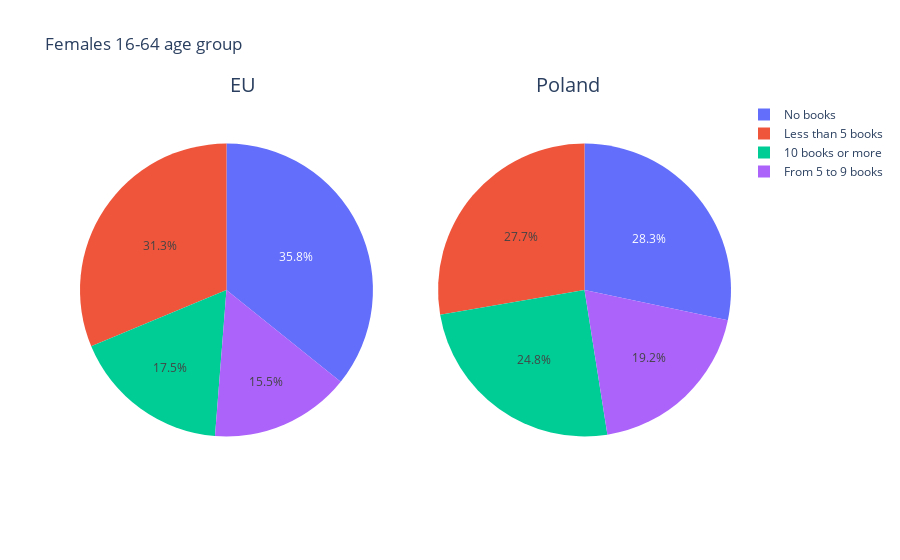

This figure's notebook cell:
### Code cell
# Create subplots: use 'domain' type for pie charts
fig_female = make_subplots(rows=1, cols=2, specs=[[{'type': 'domain'}, {'type': 'domain'}]],
                    subplot_titles=['European Union', 'Poland'])

# Add the European Union donut chart
fig_female.add_trace(go.Pie(labels=eu_combined.columns, values=eu_combined.values[1], name='EU'),
              row=1, col=1)


# Add the Poland donut chart
fig_female.add_trace(go.Pie(labels=pl_combined.columns, values=pl_combined.values[1], name='Poland'),
              row=1, col=2)


# Update layout for the figure
fig_female.update_layout(
    title_text='Females 16-64 age group',
    annotations=[dict(text='EU', x=0.25, y=1, font_size=20, showarrow=False),
                 dict(text='Poland', x=0.75, y=1, font_size=20, showarrow=False)]
)

# Show the figure
fig_female.show()

### Figure 1 — Plotly figure (JSON) as saved in the notebook; plotly's stock layout.template omitted (floating-point values rounded to 4 significant figures)
{"data": [{"domain": {"x": [0, 0.45], "y": [0, 1]}, "labels": ["No books", "Less than 5 books", "From 5 to 9 books", "10 books or more"], "name": "EU", "type": "pie", "values": [35.8, 31.3, 15.5, 17.5]}, {"domain": {"x": [0.55, 1], "y": [0, 1]}, "labels": ["No books", "Less than 5 books", "From 5 to 9 books", "10 books or more"], "name": "Poland", "type": "pie", "values": [28.3, 27.7, 19.2, 24.8]}], "layout": {"annotations": [{"font": {"size": 20}, "showarrow": false, "text": "EU", "x": 0.25, "xanchor": "center", "xref": "paper", "y": 1, "yanchor": "bottom", "yref": "paper"}, {"font": {"size": 20}, "showarrow": false, "text": "Poland", "x": 0.75, "xanchor": "center", "xref": "paper", "y": 1, "yanchor": "bottom", "yref": "paper"}], "title": {"text": "Females 16-64 age group"}}}
